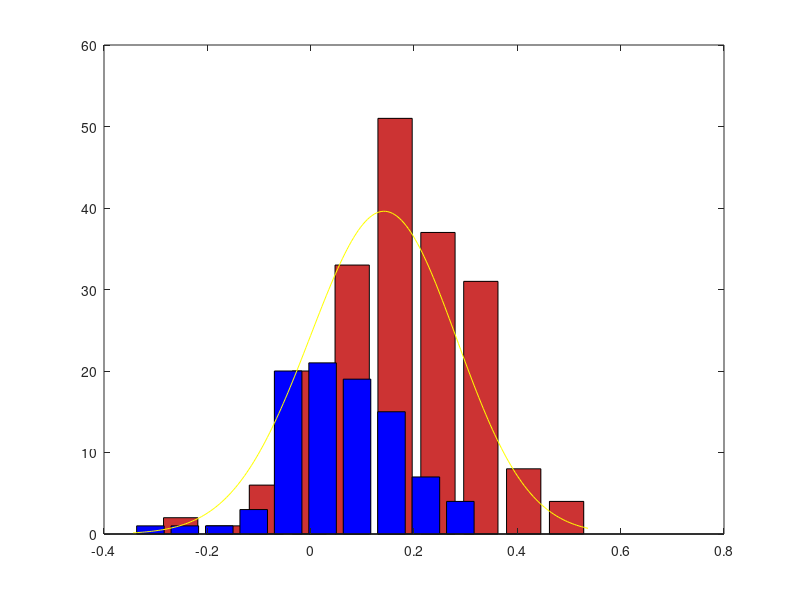

This chart was generated by the following MATLAB code: (Note: this script raises an error after producing the figure.)
function [] = sporadic_ebm()

% ADNIdataBL raw data as received from the ADNI website
%EBMdataBL - pre-processed data for use in the EBM model
% EMBLdxBL - the level of impairment for each patient (1 - Cognitively normal, 2 - MCI 3 - AD)
% EBMevents - labels of the EBM events
load('alex_data/ADNIdata_Baseline.mat')

[mu_mix, sigma_mix, pi_mix] = calc_gaussian_parameters(EBMdataBL, EBMdxBL)
load('gaussian_params.mat')

char_seq_grad_asc(EBMdataBL, mu_mix, sigma_mix)

%calc_likelihood(EBMdataBL, 1:14, mu_mix, sigma_mix)

end

function [mu_mix, sigma_mix, pi_mix] = calc_gaussian_parameters(EBMdataBL, EBMdxBL)


[nr_patients, nr_biomarkers] = size(EBMdataBL);

control_indices = find(EBMdxBL == 1);
patient_indices = find(EBMdxBL > 1);

% pXgEnE(i,j,1) = p(x_ij | Ei) (patients)
% pXgEnE(i,j,2) = p(x_ij | not Ei) (controls)
pXgEnE = zeros(nr_patients, nr_biomarkers,2);

mu_mix = zeros(nr_biomarkers, 2);
sigma_mix = zeros(nr_biomarkers, 2);
pi_mix = zeros(nr_biomarkers, 2);

for biomk=1:nr_biomarkers
   control_levels = EBMdataBL(control_indices, biomk);
   patient_levels = EBMdataBL(patient_indices, biomk);
    
   mu_control = mean(control_levels);
   sigma_control = std(control_levels);
   
   mu_patient = mean(patient_levels);
   sigma_patient = std(patient_levels);
   
   %pXgEnE(:, biomk, 2) = normpdf(control_levels, mu_control, sigma_control);
   %pXgEnE(:, biomk, 1) = normpdf(patient_levels, mu_patient, sigma_patient);
   
   
   all_levels = EBMdataBL(:, biomk);
   % fit two gaussians on all the data

   [mu_mix(biomk,:), sigma_mix(biomk,:), pi_mix(biomk,:)]  = ...
       em_mix(all_levels, [mu_control, mu_patient], [sigma_control, sigma_patient])
   

   minX = min(all_levels);
   maxX = max(all_levels);
   X = minX:(maxX - minX)/200:maxX;
   Y = eval_mix_gaussians(X, mu_mix(biomk,:), sigma_mix(biomk,:), pi_mix(biomk,:));
   %Y = eval_mix_gaussians(X, [mu_control, mu_patient], [sigma_control, sigma_patient], pi_mix(biomk,:));
   
   
   clf;
   [f1,x1] = hist(patient_levels);
   bar(x1,f1, 'FaceColor',[0.8,0.2,0.2]);
   %h = findobj(gca,'Type','patch');
   %h.FaceColor = [0.8 0.2 0.2];
   %h.EdgeColor = 'b';
   hold on
   [f2,x2] = hist(control_levels);
   bar(x2,f2,'b');
   maxY = get(gca,'ylim');
   Y = Y * (maxY(2) * 0.66/max(Y));
   %hist(control_levels);
   hold on

   plot(X, Y,'y');

   %hist(control_levels,50)
   
   if(biomk == 14)
        display('asfda')
   end
   
end

   save('gaussian_params.mat', 'mu_mix', 'sigma_mix', 'pi_mix'); 
   

end

function [mu, sigma, pi]  = ...
    em_mix(data, mu_init, max_sigma)

% data is a 1d array of biomarker levels which is assumed to be generated
% from a mixture of 2 gaussian distributions

mu = mu_init;
sigma = max_sigma;
min_sigma = max_sigma;

% pi_control is the weight of the control gaussian
% pi(1) - control pi(2) - patient
pi = [0.5 0.5];

N = length(data); 
K = 2;

assert(length(mu) == K && length(sigma) == K && length(pi) == K);

znk = zeros(N,K);
eval_matrix = zeros(N,K);

log_likely = inf;
thresh = 0.0001;

iterations = 300;

Nk = [-1 -1];
%% keep updating until convergence
for iter=1:iterations
    
    % E-step
    for k=1:K
        znk(:,k) = pi(k) * normpdf(data, mu(k), sigma(k));
    end
% 
    % normalise the znk rows
    for n=1:N
        if(sum(znk(n,:)) ~= 0)
            znk(n,:) = znk(n,:) ./ sum(znk(n,:));
        else
            display('Warning - znk is zero')
            znk(n,:) = [0.5 0.5];
        end
    end

    % M-step

    Nk = sum(znk);
    
    if(~all(Nk) || isnan(Nk(1)) || isnan(Nk(2)))
        break
    end
    
    for k=1:K
        
       mu(k) =  sum(znk(:,k) .* data) /Nk(k);
       sigma(k) = sum(znk(:,k) .* (data - mu(k)) .* (data - mu(k)) ) / Nk(k);

       % set the constraint that alex implemented in the paper: i.e. the sigma
       % of each distribution should not be greater than the sigma of the CN
       % and AD groups taken separately
       if (sigma(k) > max_sigma(k))
           display('max sigma constraint')
           sigma(k) = max_sigma(k);
       end
      
       % also make sure the sigma doesn't fall below a certain threshold
       if (sigma(k) < min_sigma(k))
           display('min sigma constraint')
           sigma(k) = min_sigma(k);
       end
       
       pi = Nk / N;
       
       % normalise the pi, although it shouldn't normally need to be
       % normalised
       pi = pi ./ sum(pi);

       %X = min(data):0.005:max(data);
       %hist(data,25)
       %hold on
       %plot(X, eval_mix_gaussians(X, mu, sigma, pi))

    end
    
           
    % Evaluate the log_likelihood
    for j=1:K
       eval_matrix(:,j) = pi(j) * normpdf(data, mu(j), sigma(j));
    end

    sumK = sum(eval_matrix, 2);
    assert(length(sumK) == N);
    log_likely = sum(log(sumK));
    
    if(~all(sigma) || isnan(sigma(1)) || isnan(sigma(2)))
        break
    end
end
    

end

function logL = calc_likelihood(X, S, mu_mix, sigma_mix)

% modelled from equation (1), alex paper page 2567
% J - # patients
% I - # Events or disease stages
[J,I] = size(X) 


[I2,~] = size(mu_mix);
[I3,~] = size(sigma_mix);

assert(I == I2 && I == I3);

logL = 1;

%reorder the gaussian parameters according to the S ordering provided
mu_mix = mu_mix(S,:);
sigma_mix = sigma_mix(S,:);

% x_{ij} biomarker i in subject j
% pXgE(i,j,1) = p (x_{ij} | E_i)      patients
% pXgE(i,j,2) = p (x_{ij} | not E_i)  controls
pXgE = zeros(I, J, 2);

% for each biomarker 
% mu_mix(:,1) - controls
% mu_mix(:,2) - patients
for i=1:I
    pXgE(i,:,1) = normpdf(X(:,i), mu_mix(i,2), sigma_mix(i,2));
    pXgE(i,:,2) = normpdf(X(:,i), mu_mix(i,1), sigma_mix(i,1));
end

pK = 1/J; % uniform prior that patient i is at stage k.

% for each patient
for j=1:J
   sum = 0;
   % for each disease stage
   for k=0:I
        
        sum = sum + prod(pXgE(1:k,j,1)) * prod(pXgE(k+1:I,j,2));
   end
   if(sum * pK == 0)
      display('Warning log-likelihood is -inf') 
   end
   
   logL = logL  + log(sum * pK)
   
end



end

function curr_seq = char_seq_grad_asc(X, mu_mix, sigma_mix)

[nr_subjects,nr_biomk] = size(X);


[nr_biomk2,~] = size(mu_mix);
[nr_biomk3,~] = size(sigma_mix);

assert(nr_biomk == nr_biomk2 && nr_biomk == nr_biomk3);

curr_seq = 1:14;
nr_iterations = 2000;
old_likelihood = calc_likelihood(X, curr_seq, mu_mix, sigma_mix);

for i=1:nr_iterations
    p1 = ceil(rand * 14);
    p2 = ceil(rand * 14);
    while (p1 == p2)
        p2 = ceil(rand * 14);
    end
    new_seq = curr_seq;
    tmp = new_seq(p1);
    new_seq(p1) = new_seq(p2);
    new_seq(p2) = tmp;
    new_likelihood = calc_likelihood(X, new_seq, mu_mix, sigma_mix);
    if(new_likelihood >= old_likelihood)
        curr_seq = new_seq;
        old_likelihood = new_likelihood;
    end
    
    curr_seq
    
end


end


function Y = eval_mix_gaussians(X, mu, sigma, pi)
% X is a vector of data points
% mu is a vector of means
% sigma is a vector of std deviations

K = length(mu);
Y = zeros(size(X));

for k=1:K
   if (sigma(k) ~= 0) 
       Y = Y + pi(k) * normpdf(X, mu(k), sigma(k)); 
   end
end

end
